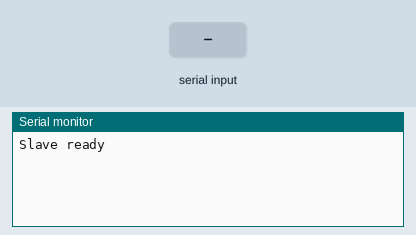
Recording of a sketch running on a simulated Arduino Uno, built with avr-gcc and run on an emulated ATmega328P. On the bench: the last lines printed to the serial monitor. The inputs (shaded band) are chosen by the test bench.

Above: at 1.2 s.
1.3 s: "1" received over the second serial link
At 2.4 s:
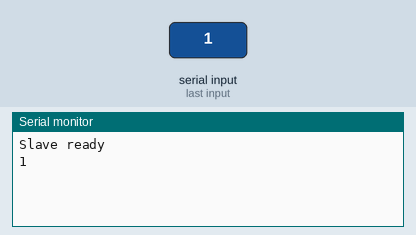
2.8 s: "0" received over the second serial link
At 3.5 s:
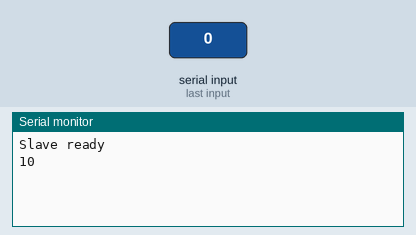

Measured:
- after the input at 1.3 s, the serial monitor: prints a new line at once (image 1)
- after the input at 2.8 s, the serial monitor: prints a new line at once (image 2)

The sketch:

ResiverOfBluethous.ino
```cpp
#include <SoftwareSerial.h>

SoftwareSerial BTSerial(10, 11); // RX, TX

void setup() {
  Serial.begin(9600);
  BTSerial.begin(9600);
  Serial.println("Slave ready");
}

void loop() {
  if (Serial.available()) {
    BTSerial.write(Serial.read());
  }
  if (BTSerial.available()) {
    Serial.write(BTSerial.read());
  }
}
```
